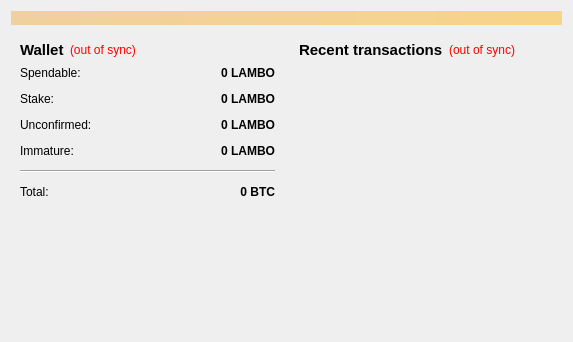
<?xml version="1.0" encoding="UTF-8"?>
<ui version="4.0">
 <class>OverviewPage</class>
 <widget class="QWidget" name="OverviewPage">
  <property name="geometry">
   <rect>
    <x>0</x>
    <y>0</y>
    <width>573</width>
    <height>342</height>
   </rect>
  </property>
  <property name="windowTitle">
   <string>Form</string>
  </property>
  <layout class="QVBoxLayout" name="topLayout">
   <item>
    <widget class="QLabel" name="labelAlerts">
     <property name="visible">
      <bool>false</bool>
     </property>
     <property name="styleSheet">
      <string notr="true">background-color: qlineargradient(x1: 0, y1: 0, x2: 1, y2: 0, stop:0 #F0D0A0, stop:1 #F8D488);  color:#000000
</string>
     </property>
     <property name="wordWrap">
      <bool>true</bool>
     </property>
     <property name="margin">
      <number>3</number>
     </property>
    </widget>
   </item>
   <item>
    <layout class="QHBoxLayout" name="horizontalLayout" stretch="1,1">
     <item>
      <layout class="QVBoxLayout" name="verticalLayout_2">
       <item>
        <widget class="QWidget" name="widget" native="true">
         <layout class="QVBoxLayout" name="verticalLayout_4">
          <item>
           <layout class="QHBoxLayout" name="horizontalLayout_4">
            <item>
             <widget class="QLabel" name="label_5">
              <property name="font">
               <font>
                <pointsize>11</pointsize>
                <weight>75</weight>
                <bold>true</bold>
               </font>
              </property>
              <property name="text">
               <string>Wallet</string>
              </property>
             </widget>
            </item>
            <item>
             <widget class="QLabel" name="labelWalletStatus">
              <property name="toolTip">
               <string>The displayed information may be out of date. Your wallet automatically synchronizes with the LamboCoin network after a connection is established, but this process has not completed yet.</string>
              </property>
              <property name="styleSheet">
               <string notr="true">QLabel { color: red; }</string>
              </property>
              <property name="text">
               <string notr="true">(out of sync)</string>
              </property>
              <property name="alignment">
               <set>Qt::AlignLeading|Qt::AlignLeft|Qt::AlignVCenter</set>
              </property>
             </widget>
            </item>
            <item>
             <spacer name="horizontalSpacer_2">
              <property name="orientation">
               <enum>Qt::Horizontal</enum>
              </property>
              <property name="sizeHint" stdset="0">
               <size>
                <width>40</width>
                <height>20</height>
               </size>
              </property>
             </spacer>
            </item>
           </layout>
          </item>
          <item>
           <layout class="QFormLayout" name="formLayout_2">
            <property name="fieldGrowthPolicy">
             <enum>QFormLayout::AllNonFixedFieldsGrow</enum>
            </property>
            <property name="horizontalSpacing">
             <number>12</number>
            </property>
            <property name="verticalSpacing">
             <number>12</number>
            </property>
            <item row="0" column="0">
             <widget class="QLabel" name="label">
              <property name="text">
               <string>Spendable:</string>
              </property>
             </widget>
            </item>
            <item row="0" column="1">
             <widget class="QLabel" name="labelBalance">
              <property name="font">
               <font>
                <weight>75</weight>
                <bold>true</bold>
               </font>
              </property>
              <property name="cursor">
               <cursorShape>IBeamCursor</cursorShape>
              </property>
              <property name="toolTip">
               <string>Your current spendable balance</string>
              </property>
              <property name="text">
               <string notr="true">0 LAMBO</string>
              </property>
              <property name="alignment">
               <set>Qt::AlignRight|Qt::AlignTrailing|Qt::AlignVCenter</set>
              </property>
              <property name="textInteractionFlags">
               <set>Qt::LinksAccessibleByMouse|Qt::TextSelectableByKeyboard|Qt::TextSelectableByMouse</set>
              </property>
             </widget>
            </item>
            <item row="1" column="0">
             <widget class="QLabel" name="label_6">
              <property name="text">
               <string>Stake:</string>
              </property>
             </widget>
            </item>
            <item row="1" column="1">
             <widget class="QLabel" name="labelStake">
              <property name="font">
               <font>
                <weight>75</weight>
                <bold>true</bold>
               </font>
              </property>
              <property name="cursor">
               <cursorShape>IBeamCursor</cursorShape>
              </property>
              <property name="toolTip">
               <string>Total of coins that was staked, and do not yet count toward the current balance</string>
              </property>
              <property name="text">
               <string notr="true">0 LAMBO</string>
              </property>
              <property name="alignment">
               <set>Qt::AlignRight|Qt::AlignTrailing|Qt::AlignVCenter</set>
              </property>
              <property name="textInteractionFlags">
               <set>Qt::LinksAccessibleByMouse|Qt::TextSelectableByKeyboard|Qt::TextSelectableByMouse</set>
              </property>
             </widget>
            </item>
            <item row="2" column="0">
             <widget class="QLabel" name="label_3">
              <property name="text">
               <string>Unconfirmed:</string>
              </property>
             </widget>
            </item>
            <item row="2" column="1">
             <widget class="QLabel" name="labelUnconfirmed">
              <property name="font">
               <font>
                <weight>75</weight>
                <bold>true</bold>
               </font>
              </property>
              <property name="cursor">
               <cursorShape>IBeamCursor</cursorShape>
              </property>
              <property name="toolTip">
               <string>Total of transactions that have yet to be confirmed, and do not yet count toward the current balance</string>
              </property>
              <property name="text">
               <string notr="true">0 LAMBO</string>
              </property>
              <property name="alignment">
               <set>Qt::AlignRight|Qt::AlignTrailing|Qt::AlignVCenter</set>
              </property>
              <property name="textInteractionFlags">
               <set>Qt::LinksAccessibleByMouse|Qt::TextSelectableByKeyboard|Qt::TextSelectableByMouse</set>
              </property>
             </widget>
            </item>
            <item row="3" column="0">
             <widget class="QLabel" name="labelImmatureText">
              <property name="text">
               <string>Immature:</string>
              </property>
             </widget>
            </item>
            <item row="3" column="1">
             <widget class="QLabel" name="labelImmature">
              <property name="font">
               <font>
                <weight>75</weight>
                <bold>true</bold>
               </font>
              </property>
              <property name="toolTip">
               <string>Mined balance that has not yet matured</string>
              </property>
              <property name="text">
               <string notr="true">0 LAMBO</string>
              </property>
              <property name="alignment">
               <set>Qt::AlignRight|Qt::AlignTrailing|Qt::AlignVCenter</set>
              </property>
              <property name="textInteractionFlags">
               <set>Qt::LinksAccessibleByMouse|Qt::TextSelectableByKeyboard|Qt::TextSelectableByMouse</set>
              </property>
             </widget>
            </item>
            <item row="4" column="0" colspan="2">
             <widget class="Line" name="line">
              <property name="orientation">
               <enum>Qt::Horizontal</enum>
              </property>
             </widget>
            </item>
            <item row="5" column="0">
             <widget class="QLabel" name="labelTotalText">
              <property name="text">
               <string>Total:</string>
              </property>
             </widget>
            </item>
            <item row="5" column="1">
             <widget class="QLabel" name="labelTotal">
              <property name="font">
               <font>
                <weight>75</weight>
                <bold>true</bold>
               </font>
              </property>
              <property name="cursor">
               <cursorShape>IBeamCursor</cursorShape>
              </property>
              <property name="toolTip">
               <string>Your current total balance</string>
              </property>
              <property name="text">
               <string notr="true">0 BTC</string>
              </property>
              <property name="alignment">
               <set>Qt::AlignRight|Qt::AlignTrailing|Qt::AlignVCenter</set>
              </property>
              <property name="textInteractionFlags">
               <set>Qt::LinksAccessibleByMouse|Qt::TextSelectableByKeyboard|Qt::TextSelectableByMouse</set>
              </property>
             </widget>
            </item>
           </layout>
          </item>
         </layout>
        </widget>
       </item>
       <item>
        <spacer name="verticalSpacer">
         <property name="orientation">
          <enum>Qt::Vertical</enum>
         </property>
         <property name="sizeHint" stdset="0">
          <size>
           <width>20</width>
           <height>40</height>
          </size>
         </property>
        </spacer>
       </item>
      </layout>
     </item>
     <item>
      <layout class="QVBoxLayout" name="verticalLayout_3">
       <item>
        <widget class="QWidget" name="widget_2" native="true">
         <layout class="QVBoxLayout" name="verticalLayout">
          <item>
           <layout class="QHBoxLayout" name="horizontalLayout_2">
            <item>
             <widget class="QLabel" name="label_4">
              <property name="font">
               <font>
                <pointsize>11</pointsize>
                <weight>75</weight>
                <bold>true</bold>
               </font>
              </property>
              <property name="text">
               <string>&lt;b&gt;Recent transactions&lt;/b&gt;</string>
              </property>
             </widget>
            </item>
            <item>
             <widget class="QLabel" name="labelTransactionsStatus">
              <property name="toolTip">
               <string>The displayed information may be out of date. Your wallet automatically synchronizes with the LamboCoin network after a connection is established, but this process has not completed yet.</string>
              </property>
              <property name="styleSheet">
               <string notr="true">QLabel { color: red; }</string>
              </property>
              <property name="text">
               <string notr="true">(out of sync)</string>
              </property>
              <property name="alignment">
               <set>Qt::AlignRight|Qt::AlignTrailing|Qt::AlignVCenter</set>
              </property>
             </widget>
            </item>
            <item>
             <spacer name="horizontalSpacer">
              <property name="orientation">
               <enum>Qt::Horizontal</enum>
              </property>
              <property name="sizeHint" stdset="0">
               <size>
                <width>40</width>
                <height>20</height>
               </size>
              </property>
             </spacer>
            </item>
           </layout>
          </item>
          <item>
           <widget class="QListView" name="listTransactions">
            <property name="styleSheet">
             <string notr="true">QListView { background: transparent; }</string>
            </property>
            <property name="frameShape">
             <enum>QFrame::NoFrame</enum>
            </property>
            <property name="verticalScrollBarPolicy">
             <enum>Qt::ScrollBarAlwaysOff</enum>
            </property>
            <property name="horizontalScrollBarPolicy">
             <enum>Qt::ScrollBarAlwaysOff</enum>
            </property>
            <property name="selectionMode">
             <enum>QAbstractItemView::NoSelection</enum>
            </property>
           </widget>
          </item>
         </layout>
        </widget>
       </item>
      </layout>
     </item>
    </layout>
   </item>
  </layout>
 </widget>
 <resources/>
 <connections/>
</ui>
